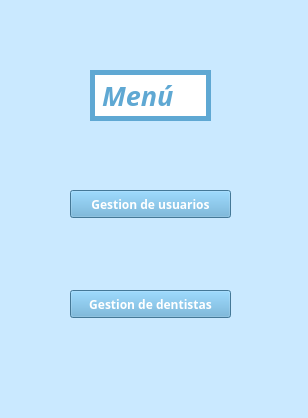
<?xml version="1.0" encoding="UTF-8"?>
<ui version="4.0">
 <class>MainWindow</class>
 <widget class="QMainWindow" name="MainWindow">
  <property name="geometry">
   <rect>
    <x>0</x>
    <y>0</y>
    <width>308</width>
    <height>418</height>
   </rect>
  </property>
  <property name="windowTitle">
   <string>MainWindow</string>
  </property>
  <property name="styleSheet">
   <string notr="true">background-color:#CAE9FF</string>
  </property>
  <widget class="QWidget" name="centralwidget">
   <widget class="QPushButton" name="Usuarios">
    <property name="geometry">
     <rect>
      <x>70</x>
      <y>190</y>
      <width>161</width>
      <height>28</height>
     </rect>
    </property>
    <property name="font">
     <font>
      <family>Century Gothic</family>
      <pointsize>9</pointsize>
      <weight>75</weight>
      <bold>true</bold>
     </font>
    </property>
    <property name="styleSheet">
     <string notr="true">background-color:#5FA8D3; color: white;</string>
    </property>
    <property name="text">
     <string>Gestion de usuarios</string>
    </property>
   </widget>
   <widget class="QLabel" name="label">
    <property name="geometry">
     <rect>
      <x>90</x>
      <y>70</y>
      <width>121</width>
      <height>51</height>
     </rect>
    </property>
    <property name="font">
     <font>
      <family>Century Gothic</family>
      <pointsize>20</pointsize>
      <weight>75</weight>
      <italic>true</italic>
      <bold>true</bold>
     </font>
    </property>
    <property name="layoutDirection">
     <enum>Qt::LeftToRight</enum>
    </property>
    <property name="styleSheet">
     <string notr="true">background-color:white; color: #5FA8D3;</string>
    </property>
    <property name="frameShape">
     <enum>QFrame::Box</enum>
    </property>
    <property name="frameShadow">
     <enum>QFrame::Plain</enum>
    </property>
    <property name="lineWidth">
     <number>5</number>
    </property>
    <property name="text">
     <string>Menú </string>
    </property>
    <property name="textFormat">
     <enum>Qt::PlainText</enum>
    </property>
    <property name="scaledContents">
     <bool>false</bool>
    </property>
    <property name="wordWrap">
     <bool>false</bool>
    </property>
   </widget>
   <widget class="QPushButton" name="dentistas">
    <property name="geometry">
     <rect>
      <x>70</x>
      <y>290</y>
      <width>161</width>
      <height>28</height>
     </rect>
    </property>
    <property name="font">
     <font>
      <family>Century Gothic</family>
      <pointsize>9</pointsize>
      <weight>75</weight>
      <bold>true</bold>
     </font>
    </property>
    <property name="styleSheet">
     <string notr="true">background-color:#5FA8D3; color: white;</string>
    </property>
    <property name="text">
     <string>Gestion de dentistas</string>
    </property>
   </widget>
  </widget>
  <widget class="QMenuBar" name="menubar">
   <property name="geometry">
    <rect>
     <x>0</x>
     <y>0</y>
     <width>308</width>
     <height>26</height>
    </rect>
   </property>
  </widget>
  <widget class="QStatusBar" name="statusbar"/>
 </widget>
 <resources/>
 <connections/>
</ui>
